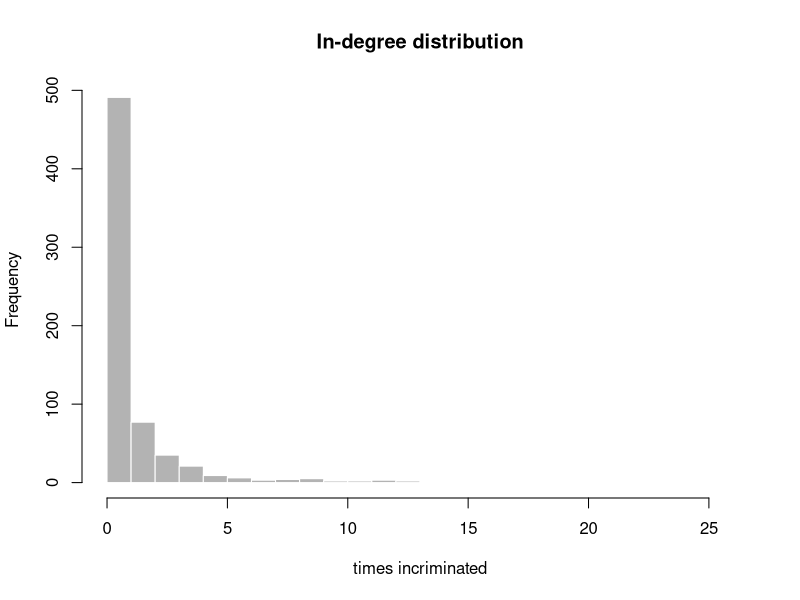
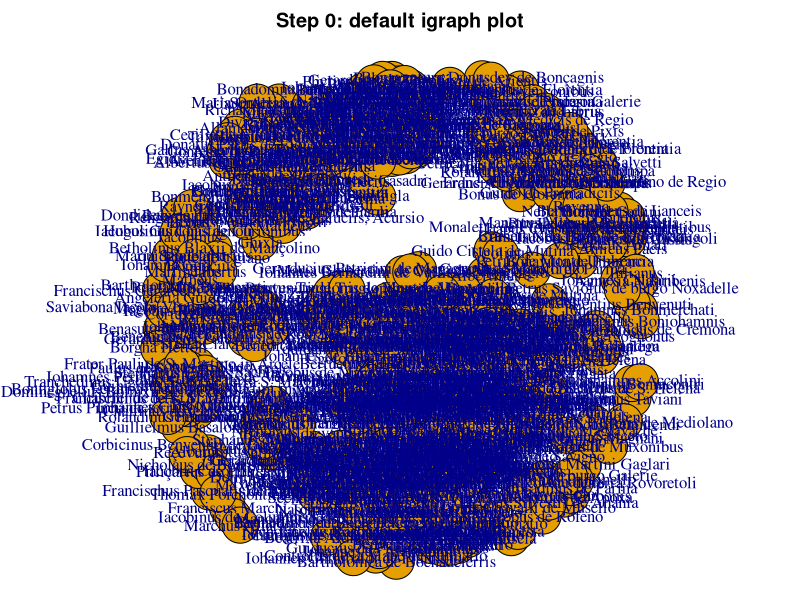
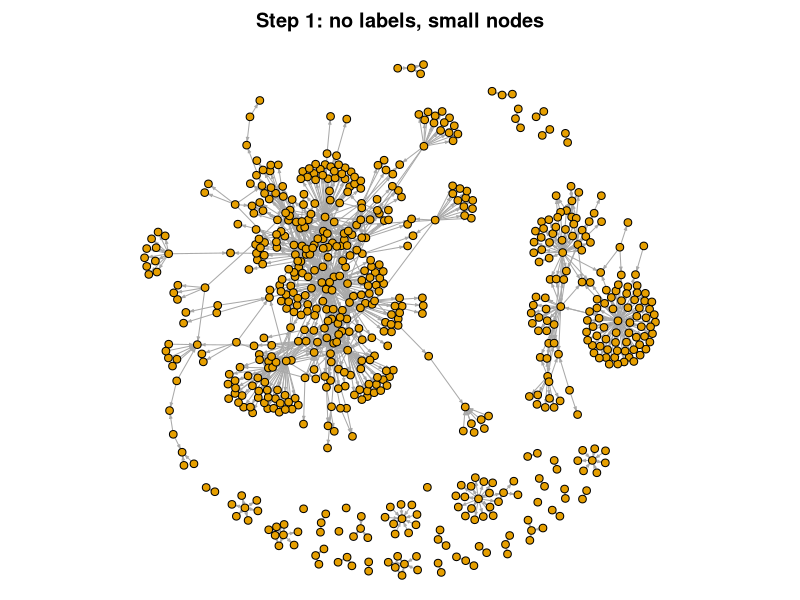
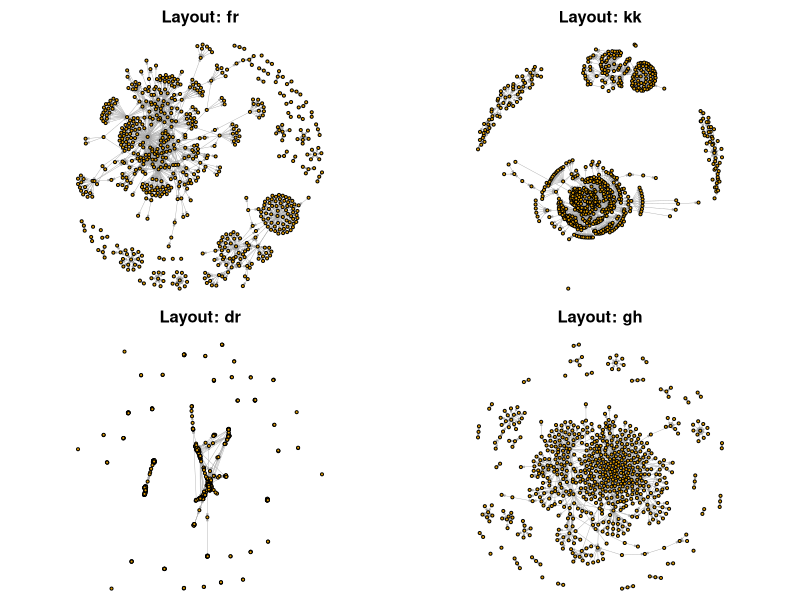
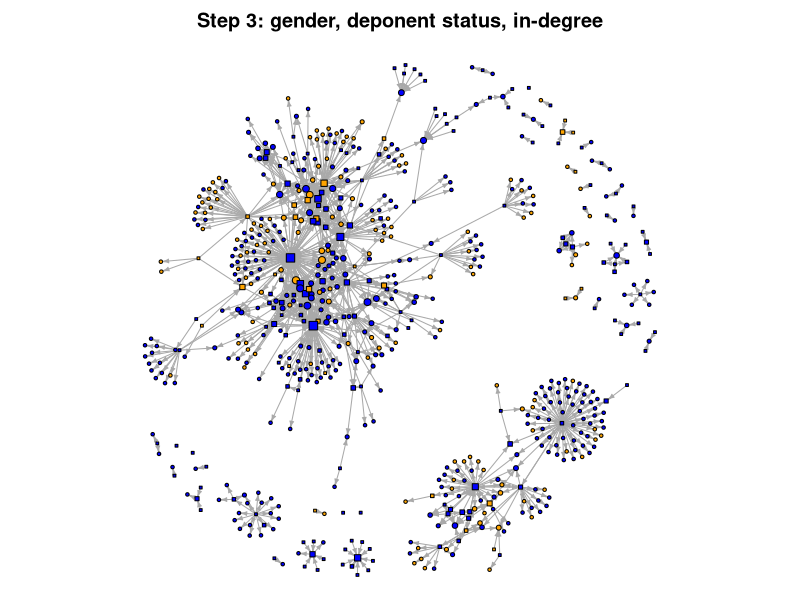
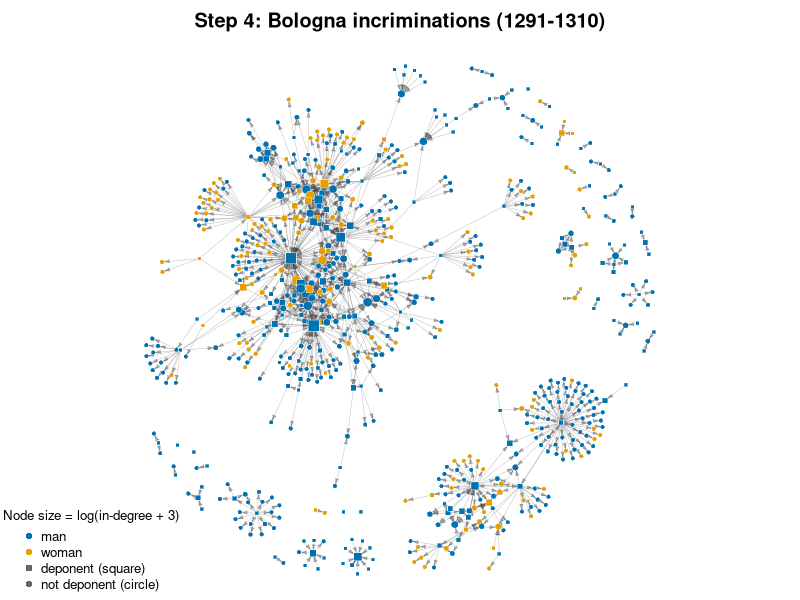
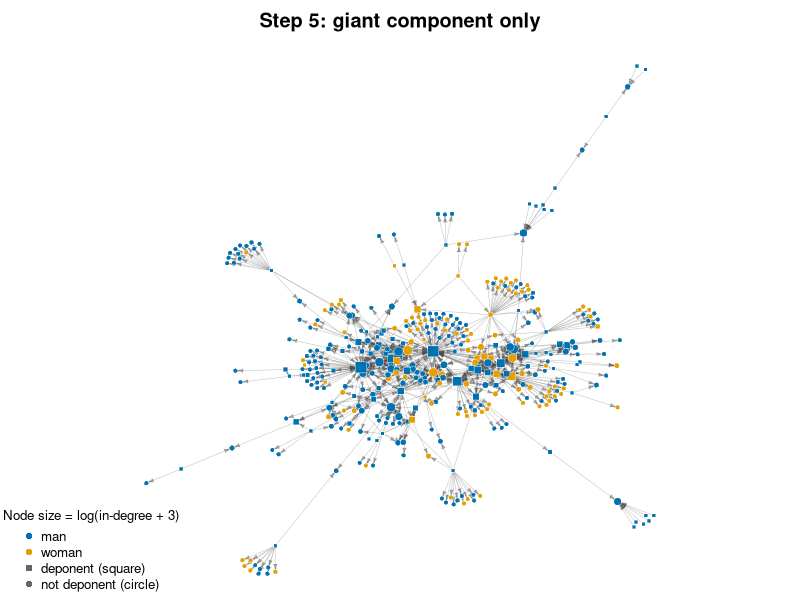
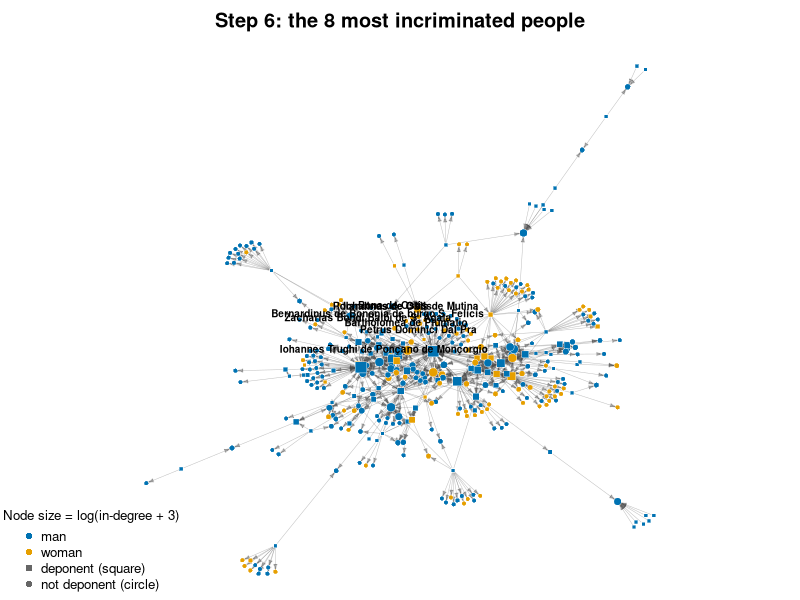

Recreate these plots in R, in order.
# NETWORK VISUALIZATION: incriminations in the Bologna inquisition register ----
# Idea: a network plot is an *argument*, not a picture. Every visual channel
# (position, colour, shape, size, edge style) should encode one variable,
# and the layout should reveal structure instead of a "hairball".
#
# Data:   Riccardo, Zbiral, Brys, Hampejs (2024), Zenodo, doi:10.5281/zenodo.13935366
#         "Incriminations in the inquisition register of Bologna (1291-1310)"
#         Each edge  from -> to  = person `from` incriminated person `to`
#         (a deponent accuses someone in front of the inquisitor) -> DIRECTED.
# Code:   adapted from the authors' Fig 1 (BolInrc_Main_Analysis.R), extended
#         here step by step for teaching.
# Package: igraph | Docs: https://r.igraph.org/
# Advanced code for the models: https://github.com/DISSINET/bologna.incr.social

# INSTALL ----
if (!requireNamespace("igraph", quietly = TRUE)) install.packages("igraph")
library(igraph)

# DATA ----
# df_nodes.tsv and df_edges.tsv (from the Zenodo record) sit next to this script.
# Set the working directory to that folder first (Session > Set Working Directory
# in RStudio, or setwd("path/to/folder")).
stopifnot(file.exists("df_nodes.tsv"), file.exists("df_edges.tsv"))
nodes <- read.delim("df_nodes.tsv", sep = "\t", header = TRUE, fileEncoding = "UTF-8")  # one row per person + attributes
edges <- read.delim("df_edges.tsv", sep = "\t", header = TRUE, fileEncoding = "UTF-8")  # from, to

head(nodes[, c("name", "label", "gender", "deponent", "churchperson")])
head(edges)
# gender: 1 = man, 0 = woman (assumption: 493 vs 170 persons, as expected
# in a medieval source; check the codebook of the record)
table(nodes$gender)

# BUILD THE GRAPH ----
# vertices = data frame whose FIRST column is the id used in `edges`
g <- graph_from_data_frame(d = edges, directed = TRUE, vertices = nodes)
g
summary(g)

# DESCRIBE BEFORE YOU DRAW ----
# these numbers tell us *what* we should expect to see
vcount(g); ecount(g)
edge_density(g)                                 # share of possible ties present
reciprocity(g)                                  # mutual accusations?
table(deponent = V(g)$deponent)                 # who speaks in front of the inquisitor
comp <- components(g, mode = "weak")
comp$no                                         # number of components
sort(comp$csize, decreasing = TRUE)[1:5]        # one giant + many tiny ones
sum(degree(g) == 0)                             # isolates

# in-degree = how often a person was incriminated, out-degree = how many they incriminated
V(g)$indeg  <- degree(g, mode = "in")
V(g)$outdeg <- degree(g, mode = "out")
summary(V(g)$indeg); summary(V(g)$outdeg)
head(sort(V(g)$indeg, decreasing = TRUE), 10)
hist(V(g)$indeg, breaks = 30, col = "grey70", border = "white",
     main = "In-degree distribution", xlab = "times incriminated")
# very skewed -> a few people are hubs; size by raw degree would be unreadable

# STEP 0: THE DEFAULT PLOT (what NOT to do) ----
# default layout, big labels, big nodes -> an unreadable hairball
par(mar = c(0, 0, 2, 0))
plot(g, main = "Step 0: default igraph plot")

# STEP 1: REMOVE NOISE ----
# no labels, small nodes, thin edges, small arrows
plot(g, vertex.label = NA, vertex.size = 3, edge.arrow.size = 0.2,
     main = "Step 1: no labels, small nodes")

# STEP 2: LAYOUT ----
# the layout is just a set of x/y coordinates: the *same* graph looks
# different under different algorithms. Compute it once, re-use it everywhere.
# Force-directed layouts are random-start -> set.seed for reproducibility.
set.seed(42)
lay_fr <- layout_with_fr(g)        # Fruchterman-Reingold: edges = springs, nodes repel
lay_kk <- layout_with_kk(g)        # Kamada-Kawai: distance on plot ~ geodesic distance
lay_dr <- layout_with_drl(g)       # DrL: built for large graphs, separates clusters
lay_gh <- layout_with_graphopt(g)

par(mfrow = c(2, 2), mar = c(0, 0, 2, 0))
for (l in c("fr", "kk", "dr", "gh")) {
  plot(g, layout = get(paste0("lay_", l)), vertex.label = NA, vertex.size = 2.5,
       edge.arrow.size = 0.1, edge.width = 0.4, main = paste("Layout:", l))
}
par(mfrow = c(1, 1))
# Q: which layout separates the small components best? which keeps the core compact?

# STEP 3: ENCODE ATTRIBUTES (the authors' Fig 1) ----
# colour = gender, shape = deponent, size = log(in-degree + 3)
# log() compresses the skewed in-degree; +3 keeps isolates visible (log(0) = -Inf)
node_colors <- ifelse(V(g)$gender == 1, "blue", "orange")
node_shapes <- ifelse(V(g)$deponent == 1, "square", "circle")
node_sizes  <- log(V(g)$indeg + 3)

plot(g, layout = lay_fr, vertex.label = NA,
     vertex.color = node_colors, vertex.shape = node_shapes,
     vertex.size = node_sizes, edge.arrow.size = 0.3,
     main = "Step 3: gender, deponent status, in-degree")
# Q: what is missing? -> a legend! A plot without a legend is not interpretable.

# STEP 4: LEGEND, TRANSPARENCY, COLOUR-BLIND SAFE PALETTE ----
# Okabe-Ito colours stay distinguishable for colour-blind readers;
# semi-transparent edges reveal density where lines overlap.
col_man   <- "#0072B2"
col_woman <- "#E69F00"
node_colors <- ifelse(V(g)$gender == 1, col_man, col_woman)
edge_col    <- adjustcolor("grey30", alpha.f = 0.35)

plot_bologna <- function(g, layout, main = "") {
  plot(g, layout = layout, vertex.label = NA,
       vertex.color = ifelse(V(g)$gender == 1, col_man, col_woman),
       vertex.frame.color = "white", vertex.frame.width = 0.4,
       vertex.shape = ifelse(V(g)$deponent == 1, "square", "circle"),
       vertex.size = log(V(g)$indeg + 3) * 1.3,
       edge.color = edge_col, edge.width = 0.5, edge.arrow.size = 0.25,
       main = main)
  legend("bottomleft", bty = "n", cex = 0.8,
         legend = c("man", "woman", "deponent (square)", "not deponent (circle)"),
         pch = c(16, 16, 15, 16),
         col = c(col_man, col_woman, "grey40", "grey40"),
         title = "Node size = log(in-degree + 3)")
}
par(mar = c(0, 0, 2, 0))
plot_bologna(g, lay_fr, "Step 4: Bologna incriminations (1291-1310)")

# STEP 5: FOCUS ON THE STRUCTURE ----
# 5a) isolates carry no relational information: drop them (and say so in the caption!)
g_noiso <- delete_vertices(g, which(degree(g) == 0))
# 5b) or keep only the giant weak component
big <- which.max(comp$csize)
g_giant <- induced_subgraph(g, which(comp$membership == big))
vcount(g_noiso); vcount(g_giant)

set.seed(2025)
lay_giant <- layout_with_fr(g_giant)
par(mar = c(0, 0, 2, 0))
plot_bologna(g_giant, lay_giant, "Step 5: giant component only")

# STEP 6: LABEL ONLY WHAT MATTERS ----
# labelling all nodes = noise; label the top hubs (most incriminated people)
top <- order(V(g_giant)$indeg, decreasing = TRUE)[1:8]
lab <- rep(NA, vcount(g_giant))
lab[top] <- V(g_giant)$label[top]
plot_bologna(g_giant, lay_giant, "Step 6: the 8 most incriminated people")
text(lay_giant[top, 1] / max(abs(lay_giant)), lay_giant[top, 2] / max(abs(lay_giant)) - 0.06,
     labels = lab[top], cex = 0.6, font = 2)
# (igraph rescales coordinates to [-1, 1]; we do the same for text())

# STEP 7: EDGES THAT MEAN SOMETHING ----
# colour each tie by the (sender gender -> receiver gender) combination.
# This is the visual version of the question the ERGM answers with nodematch("gender").
ends_g <- ends(g_giant, E(g_giant), names = FALSE)
sg <- V(g_giant)$gender[ends_g[, 1]]
rg <- V(g_giant)$gender[ends_g[, 2]]
tie_type <- paste(ifelse(sg == 1, "M", "F"), "->", ifelse(rg == 1, "M", "F"))
pal <- c("M -> M" = "#0072B2", "F -> F" = "#E69F00",
         "M -> F" = "#CC79A7", "F -> M" = "#009E73")
E(g_giant)$color <- adjustcolor(pal[tie_type], alpha.f = 0.55)

plot(g_giant, layout = lay_giant, vertex.label = NA, vertex.size = 2.5,
     vertex.color = "grey85", vertex.frame.color = "grey60",
     edge.arrow.size = 0.2, edge.width = 0.7,
     main = "Step 7: ties coloured by sender -> receiver gender")
legend("bottomleft", legend = names(pal), col = pal, lwd = 2, bty = "n", cex = 0.8)

# NUMBERS BEHIND THE PICTURE (bridge to ERGM) ----
# does the picture suggest homophily? compare observed vs expected-by-chance shares
mix <- table(sender = ifelse(V(g)$gender[ends(g, E(g), names = FALSE)[, 1]] == 1, "man", "woman"),
             receiver = ifelse(V(g)$gender[ends(g, E(g), names = FALSE)[, 2]] == 1, "man", "woman"))
mix
round(prop.table(mix, 1), 2)             # row %: whom do men / women incriminate?
round(prop.table(table(V(g)$gender)), 2) # chance baseline: share of men / women among nodes
assortativity_nominal(g, types = V(g)$gender + 1, directed = TRUE)
# > 0 = same-gender ties more common than random. A plot cannot test this:
# an ERGM with nodematch("gender") + controls (see ergm.r) can.

# STEP 8: COMMUNITIES ----
# detect groups on the undirected giant component, colour nodes by group.
# Infomap respects direction; Louvain is fast and a common default.
set.seed(2025)
g_und <- as_undirected(g_giant, mode = "collapse")
cl <- cluster_louvain(g_und)
length(cl); round(modularity(cl), 3)
sizes(cl)

# first 7 communities get their own colour, the rest are grey
grp   <- membership(cl)
big_c <- as.integer(names(sort(table(grp), decreasing = TRUE))[1:7])
pal_c <- c("#E69F00", "#56B4E9", "#009E73", "#F0E442", "#0072B2", "#D55E00", "#CC79A7")
V(g_giant)$comm_col <- ifelse(grp %in% big_c, pal_c[match(grp, big_c)], "grey80")

plot(g_giant, layout = lay_giant, vertex.label = NA,
     vertex.color = V(g_giant)$comm_col, vertex.frame.color = "white",
     vertex.size = log(V(g_giant)$indeg + 3) * 1.3,
     edge.color = adjustcolor("grey30", 0.25), edge.arrow.size = 0.15,
     main = "Step 8: Louvain communities (7 largest coloured)")
# Q: do communities line up with gender, kinship_id, or the inquisitor (inq_*)?
table(community = grp, gender = V(g_giant)$gender)[big_c, ]

# STEP 9: ANOTHER ATTRIBUTE, ANOTHER STORY ----
# heresy affiliation instead of gender: same layout, different colouring.
aff <- with(as_data_frame(g, "vertices"),
            ifelse(cathar_aff == 1, "Cathar",
            ifelse(apostle_aff == 1, "Apostle",
            ifelse(other_heterodoxy_aff == 1, "other heterodoxy", "none / unknown"))))
aff_pal <- c("Cathar" = "#D55E00", "Apostle" = "#009E73",
             "other heterodoxy" = "#CC79A7", "none / unknown" = "grey85")
table(aff)

par(mar = c(0, 0, 2, 0))
plot(g, layout = lay_fr, vertex.label = NA, vertex.color = aff_pal[aff],
     vertex.frame.color = "white", vertex.size = log(V(g)$indeg + 3) * 1.3,
     edge.color = adjustcolor("grey30", 0.25), edge.arrow.size = 0.15,
     main = "Step 9: heresy affiliation")
legend("bottomleft", legend = names(aff_pal), pch = 16, col = aff_pal, bty = "n", cex = 0.8)

# SAVE (publication quality) ----
# vector (pdf/svg) scales without loss; tiff/png need a resolution.
# The authors used tiff, 33 x 33 cm, 600 dpi, LZW compression.
png("bologna_fig_giant.png", width = 20, height = 20, units = "cm", res = 300, bg = "white")
par(mar = c(0, 0, 2, 0))
plot_bologna(g_giant, lay_giant, "Bologna incriminations: giant component")
dev.off()

pdf("bologna_fig_all.pdf", width = 10, height = 10)
par(mar = c(0, 0, 2, 0))
plot_bologna(g, lay_fr, "Bologna incriminations (1291-1310)")
dev.off()

# EXERCISES ----
# 1. Re-plot with node size = out-degree. Who are the "big accusers"? Compare with in-degree.
# 2. Colour by `churchperson` or `middle_class`. Does the picture change your story?
# 3. Show only ties of ONE inquisitor (inq_FV, inq_GV, inq_GP, inq_BdF): induced_subgraph().
# 4. Change set.seed() and recompute layout_with_fr(). What changes, what stays?
#    -> positions are arbitrary; only proximity / structure is meaningful.
# 5. Use layout_with_fr(g, weights = ...) or layout_nicely() and compare the result.
# 6. Which visual channel is most accurate for a number: position, size, or colour?
